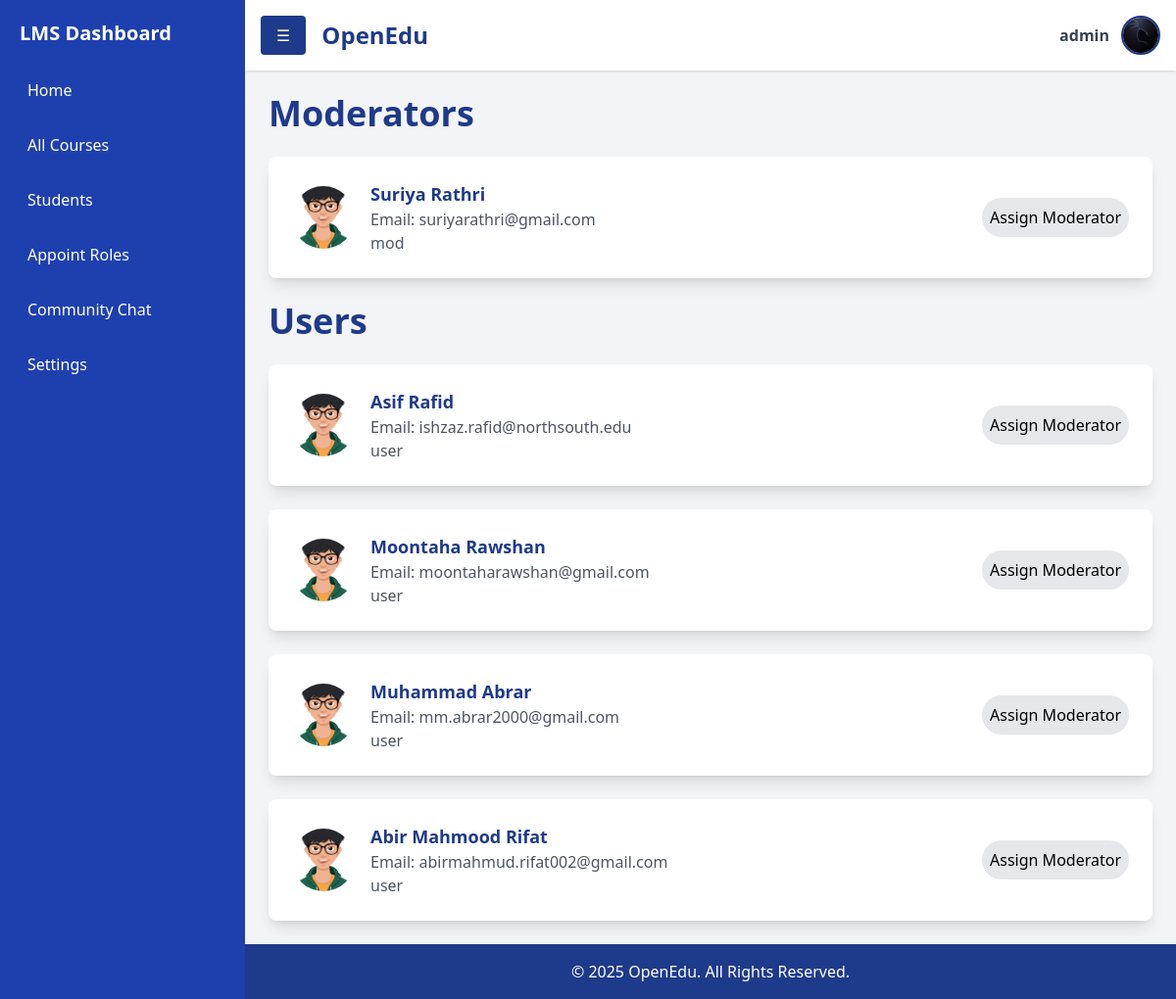
/appoint (signed in), run on the app's committed database.
### accounts/models.py (models this page shows, shortened)
class User(AbstractUser):
    contact = models.CharField(max_length=15, blank=True, null=True)
    profilepicture = models.ImageField(upload_to='images/profilepictures', blank=True, null=True,default='images/profilepictures/rafid1.jpg')
    role=models.TextField(default='user')
    course=models.IntegerField(default=-1)
    department=models.IntegerField(default=-1)
    groups = models.ManyToManyField(
        'auth.Group',
        related_name='custom_user_set',
        blank=True
    )
    user_permissions = models.ManyToManyField(
        'auth.Permission',
        related_name='custom_user_permissions_set',
        blank=True
    )

### home/views.py (the view)
# urls.py: path('appoint', appoint, name='appoint'),]
@login_required
def appoint(request):
    if (request.user.role!='admin' and request.user.role!='master'):
        return redirect('/errors/unauthorizedaccess')
    admins=User.objects.filter(role='admin')
    moderators=User.objects.filter(role='mod')
    rusers=User.objects.filter(role='user')
    isMaster=(request.user.role=='master')
    context={'name':request.user.username,'rusers':rusers,'admins':admins,'moderators':moderators,'isMaster':isMaster}
    return render(request,"pages/appoint.html",context)

### home/templates/pages/appoint.html (shortened to what this page needs)
{% extends 'dashboard.html' %} {% block content %} {% load static %}
<div class="p-6 flex-grow">
  <div class="space-y-6">
     {% if moderators %}
    <h1 class="text-4xl font-bold text-blue-900 mb-4">Moderators</h1>
    {% for user in moderators %}
    <div
      class="flex items-center bg-white p-6 rounded-lg shadow-lg hover:shadow-xl transition duration-300 transform hover:scale-105 relative"
    >
      <div class="w-16 h-16 mr-4">
        <img
          src="{{ user.profilepicture.url }}"
          class="w-full h-full rounded-full object-cover"
        />
      </div>
      <div class="flex-grow">
        <h3 class="text-lg font-semibold text-blue-900">
          {{ user.first_name }} {{ user.last_name }}
        </h3>
        <p class="text-gray-600">Email: {{ user.email }}</p>
        <p class="text-gray-600">{{ user.role }}</p>
      </div>
      <button
        onclick="showAppointModal('moderator', '{{ user.id }}')"
        class="bg-gray-200 hover:bg-gray-300 p-2 rounded-full focus:outline-none"
      >
        Assign Moderator
      </button>
    </div>
    {% endfor %} {% endif %} {% if rusers %}
    <h1 class="text-4xl font-bold text-blue-900 mb-4">Users</h1>
    {% for user in rusers %}
    <div
      class="flex items-center bg-white p-6 rounded-lg shadow-lg hover:shadow-xl transition duration-300 transform hover:scale-105 relative"
    >
      <div class="w-16 h-16 mr-4">
        <img
          src="{{ user.profilepicture.url }}"
          class="w-full h-full rounded-full object-cover"
        />
      </div>
      <div class="flex-grow">
        <h3 class="text-lg font-semibold text-blue-900">
          {{ user.first_name }} {{ user.last_name }}
        </h3>
        <p class="text-gray-600">Email: {{ user.email }}</p>
        <p class="text-gray-600">{{ user.role }}</p>
      </div>
      <button
        onclick="showAppointModal('moderator', '{{ user.id }}')"
        class="bg-gray-200 hover:bg-gray-300 p-2 rounded-full focus:outline-none"
      >
        Assign Moderator
      </button>
    </div>
    {% endfor %} {% endif %}
  </div>
</div>
{% endblock %}

### home/templates/inc/header.html (shortened to what this page needs)
<header class="bg-white shadow p-4 flex justify-between items-center relative">
  <div class="flex items-center space-x-4">
    <button
      onclick="toggleSidebar()"
      class="bg-blue-900 text-white px-4 py-2 rounded"
    >
      ☰
    </button>
    <h1 class="text-2xl font-bold text-blue-900">OpenEdu</h1>
  </div>
  <div class="flex items-center space-x-3 relative">
    <span class="text-gray-700 font-semibold">
      {{ request.user.username }}
    </span>
    <a
      href="javascript:void(0);"
      onclick="toggleDropdownProfile()"
      class="w-10 h-10"
    >
      <img
        src="{{ request.user.profilepicture.url }}"
        alt="Profile"
        class="w-10 h-10 rounded-full border-2 border-blue-900"
      />
    </a>
  </div>
</header>

### data on the page
User: user.username "admin", user.profilepicture (picture)
User: profilepicture (picture), first_name "Suriya", last_name "Rathri", email "suriyarathri@gmail.com", role "mod"
User: profilepicture (picture), first_name "Asif", last_name "Rafid", email "ishzaz.rafid@northsouth.edu", role "user"
User: profilepicture (picture), first_name "Moontaha", last_name "Rawshan", email "moontaharawshan@gmail.com", role "user"
User: profilepicture (picture), first_name "Muhammad", last_name "Abrar", email "mm.abrar2000@gmail.com", role "user"
User: profilepicture (picture), first_name "Abir Mahmood", last_name "Rifat", email "abirmahmud.rifat002@gmail.com", role "user"
